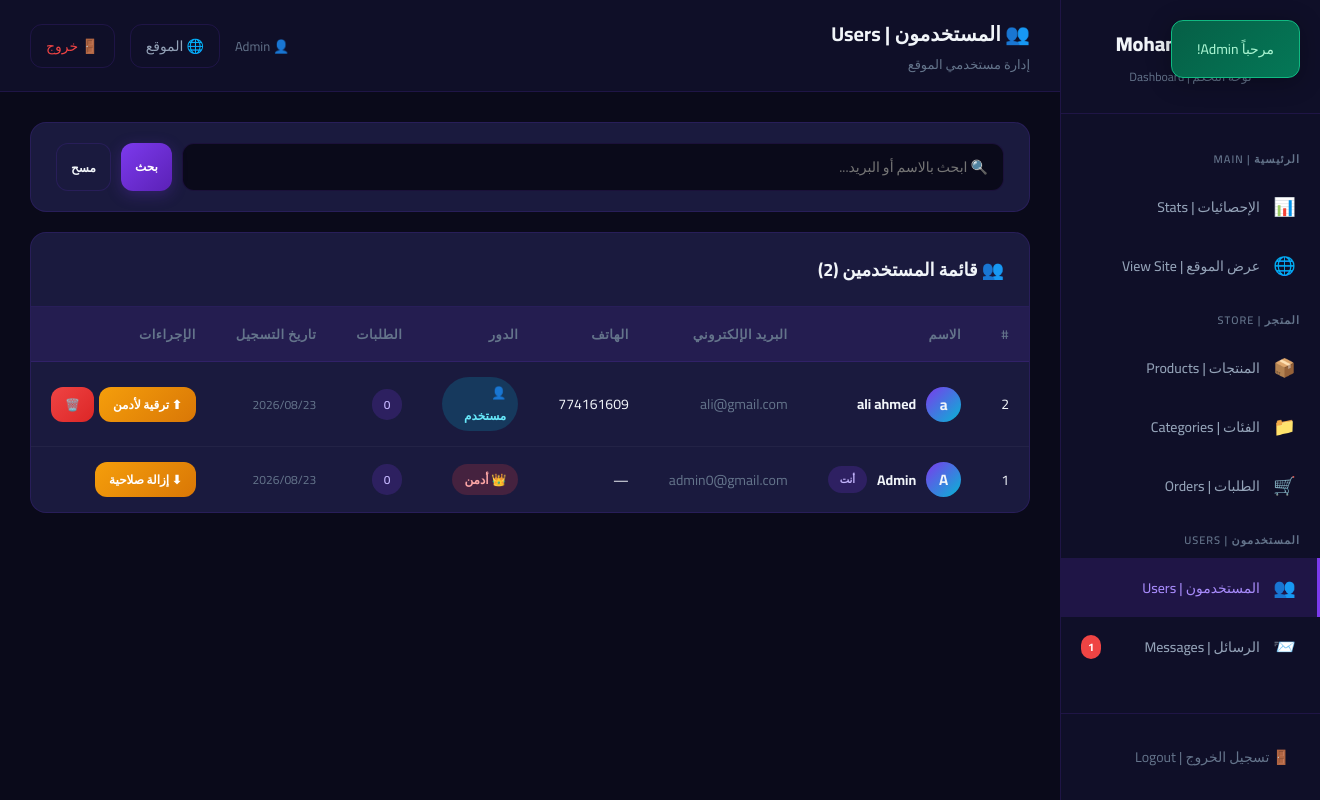
The page /admin/users.php (signed in) on the database its author committed.
### tables this page shows
CREATE TABLE `users` (
  `id` int(11) NOT NULL,
  `name` varchar(100) NOT NULL,
  `email` varchar(150) NOT NULL,
  `password` varchar(255) NOT NULL,
  `role` enum('user','admin') DEFAULT 'user',
  `phone` varchar(20) DEFAULT NULL,
  `address` text DEFAULT NULL,
  `created_at` timestamp NOT NULL DEFAULT current_timestamp()
);

### includes/functions.php (called while the page is built, shortened)
<?php
function sanitize($data) {
    return htmlspecialchars(trim($data), ENT_QUOTES, 'UTF-8');
}
?>

### admin/users.php (the view, shortened to what this page needs)
<?php
require_once '../includes/functions.php';
$search       = sanitize($_GET['search'] ?? '');
$where = $search ? "WHERE (name LIKE '%$search%' OR email LIKE '%$search%')" : "";
$users = $conn->query("SELECT u.*, (SELECT COUNT(*) FROM orders WHERE user_id=u.id) as order_count FROM users u $where ORDER BY u.created_at DESC");
require_once 'includes/admin_header.php';
?>
<div class="filter-bar">
    <form action="users.php" method="GET" style="display:flex;gap:1rem;flex:1;">
        <input type="search" name="search" placeholder="🔍 ابحث بالاسم أو البريد..." value="<?= $search ?>">
        <button type="submit" class="btn btn-primary btn-sm">بحث</button>
        <a href="users.php" class="btn btn-secondary btn-sm">مسح</a>
    </form>
</div>
<div class="admin-table-card">
    <div class="table-header">
        <h3>👥 قائمة المستخدمين (<?= $users->num_rows ?>)</h3>
    </div>
    <table class="admin-table">
        <thead>
            <tr>
                <th>#</th>
                <th>الاسم</th>
                <th>البريد الإلكتروني</th>
                <th>الهاتف</th>
                <th>الدور</th>
                <th>الطلبات</th>
                <th>تاريخ التسجيل</th>
                <th>الإجراءات</th>
            </tr>
        </thead>
        <tbody>
            <?php if($users->num_rows > 0): ?>
            <?php while($u = $users->fetch_assoc()): ?>
            <tr>
                <td><?= $u['id'] ?></td>
                <td>
                    <div style="display:flex;align-items:center;gap:1rem;">
                        <div style="width:3.5rem;height:3.5rem;border-radius:50%;background:linear-gradient(135deg,var(--primary),var(--secondary));display:flex;align-items:center;justify-content:center;font-size:1.5rem;font-weight:700;flex-shrink:0;">
                            <?= mb_substr($u['name'], 0, 1) ?>
                        </div>
                        <strong><?= sanitize($u['name']) ?></strong>
                        <?php if($u['id'] == $_SESSION['user_id']): ?>
                        <span class="badge badge-primary" style="font-size:1rem;">أنت</span>
                        <?php endif; ?>
                    </div>
                </td>
                <td style="color:var(--text-muted);"><?= sanitize($u['email']) ?></td>
                <td><?= sanitize($u['phone'] ?: '—') ?></td>
                <td>
                    <span class="badge <?= $u['role'] === 'admin' ? 'badge-danger' : 'badge-info' ?>">
                        <?= $u['role'] === 'admin' ? '👑 أدمن' : '👤 مستخدم' ?>
                    </span>
                </td>
                <td><span class="badge badge-primary"><?= $u['order_count'] ?></span></td>
                <td style="color:var(--text-muted);font-size:1.2rem;"><?= date('Y/m/d', strtotime($u['created_at'])) ?></td>
                <td>
                    <div style="display:flex;gap:0.5rem;">
                        <?php if($u['id'] !== $_SESSION['user_id']): ?>
                        <a href="users.php?toggle_role=<?= $u['id'] ?>" class="btn btn-warning btn-sm" onclick="return confirm('تغيير دور هذا المستخدم؟')">
                            <?= $u['role'] === 'admin' ? '⬇ إزالة صلاحية' : '⬆ ترقية لأدمن' ?>
                        </a>
                        <?php if($u['role'] !== 'admin'): ?>
                        <a href="users.php?delete=<?= $u['id'] ?>" class="btn btn-danger btn-sm" onclick="return confirm('هل تريد حذف هذا المستخدم؟')">🗑️</a>
                        <?php endif; ?>
                        <?php endif; ?>
                    </div>
                </td>
            </tr>
            <?php endwhile; ?>
            <?php else: ?>
            <tr><td colspan="8"><div class="admin-empty"><div class="empty-icon">👥</div><p>لا يوجد مستخدمون</p></div></td></tr>
            <?php endif; ?>
        </tbody>
    </table>
</div>
</div></main>
</body></html>

### css/admin.css (style rules this page uses)
:root { --admin-bg: #0a0a1a; --admin-sidebar: #0f0f28; --admin-card: #1a1a3e; --admin-card-hover: #212150; --admin-border: rgba(124, 58, 237, 0.15); --primary: #7c3aed; --primary-light: #a78bfa; --primary-dark: #5b21b6; --primary-glow: rgba(124, 58, 237, 0.25); --secondary: #06b6d4; --success: #10b981; --warning: #f59e0b; --danger: #ef4444; --text-primary: #f1f5f9; --text-secondary: #94a3b8; --text-muted: #64748b; --radius: 12px; --radius-lg: 16px; --shadow: 0 4px 24px rgba(0,0,0,0.3); --transition: all 0.3s cubic-bezier(0.4,0,0.2,1); --sidebar-width: 260px; }
*, *::before, *::after { margin:0; padding:0; box-sizing:border-box; }
html { font-size: 62.5%; }
body { font-family: 'Cairo', 'Inter', sans-serif; font-size:1.5rem; background:var(--admin-bg); color:var(--text-primary); min-height:100vh; display:flex; }
.admin-table-card { background: var(--admin-card); border: 1px solid var(--admin-border); border-radius: var(--radius-lg); overflow: hidden; margin-bottom: 3rem; }
.table-header { padding: 2rem 2.5rem; border-bottom: 1px solid var(--admin-border); display: flex; align-items: center; justify-content: space-between; flex-wrap: wrap; gap: 1rem; }
.table-header h3 { font-size: 1.8rem; font-weight: 700; }
.admin-table { width: 100%; border-collapse: collapse; }
.admin-table th { background: rgba(124,58,237,0.1); padding: 1.5rem 2rem; text-align: right; font-size: 1.3rem; color: var(--text-muted); font-weight: 600; text-transform: uppercase; letter-spacing: 0.5px; white-space: nowrap; border-bottom: 1px solid var(--admin-border); }
.admin-table td { padding: 1.5rem 2rem; border-bottom: 1px solid rgba(255,255,255,0.04); font-size: 1.4rem; vertical-align: middle; }
.admin-table tr:last-child td { border-bottom: none; }
.badge { display: inline-block; padding: 0.4rem 1.2rem; border-radius: 50px; font-size: 1.2rem; font-weight: 600; }
.badge-danger { background: rgba(239,68,68,0.2); color: #fca5a5; }
.badge-info { background: rgba(6,182,212,0.2); color: #67e8f9; }
.badge-primary { background: rgba(124,58,237,0.2); color: #c4b5fd; }
.btn { display:inline-flex; align-items:center; justify-content:center; gap:0.7rem; padding:1rem 2rem; border-radius:var(--radius); font-size:1.4rem; font-weight:600; cursor:pointer; transition:var(--transition); border:none; text-decoration:none; white-space:nowrap; }
.btn-primary { background:linear-gradient(135deg,var(--primary),var(--primary-dark)); color:#fff; box-shadow:0 4px 15px var(--primary-glow); }
.btn-danger { background:linear-gradient(135deg,var(--danger),#dc2626); color:#fff; }
.btn-warning { background:linear-gradient(135deg,var(--warning),#d97706); color:#fff; }
.btn-secondary { background:var(--admin-card); color:var(--text-primary); border:1px solid var(--admin-border); }
.btn-sm { padding:0.6rem 1.4rem; font-size:1.2rem; }
.filter-bar { background: var(--admin-card); border: 1px solid var(--admin-border); border-radius: var(--radius-lg); padding: 2rem 2.5rem; display: flex; align-items: center; gap: 1.5rem; flex-wrap: wrap; margin-bottom: 2rem; }
.filter-bar input, .filter-bar select { padding: 1rem 1.5rem; background: var(--admin-bg); border: 1px solid var(--admin-border); border-radius: var(--radius); color: var(--text-primary); font-size: 1.4rem; font-family: inherit; flex: 1; min-width: 15rem; }

### rows shown on the page
users: id "2", name "a", name "ali ahmed", email "ali@gmail.com", phone "774161609", role "👤 مستخدم", order_count "0", created_at "2026/08/23"
users: id "1", name "A", name "Admin", shows "أنت", email "admin0@gmail.com", phone "—", role "👑 أدمن", order_count "0", created_at "2026/08/23"

### other values the page prints
$flash['message'] "مرحباً Admin!"
$unreadMsg "1"
$pageTitle "👥 المستخدمون | Users"
$pageSubtitle "إدارة مستخدمي الموقع"
$_SESSION['user_name'] "Admin"
$users->num_rows "2"
